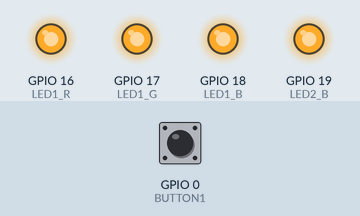
This program was run on a simulated ESP32. Shown: output pins drawn as LEDs (lit = HIGH). Dashed ring = blinking. Inputs (shaded band) come from the test bench; at power-on: GPIO 0 (BUTTON1) HIGH.

Above: at 1.2 s.
1.3 s: GPIO 0 (BUTTON1) pulled LOW for 0.15 s
At 2.3 s:
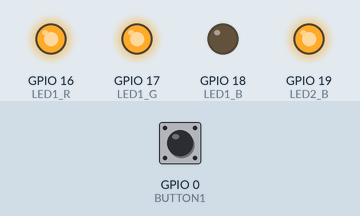
2.9 s: GPIO 0 (BUTTON1) pulled LOW for 1 s
At 6.8 s:
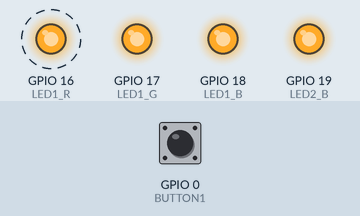
6.9 s: GPIO 0 (BUTTON1) pulled LOW for 3.2 s
At 7.7 s:
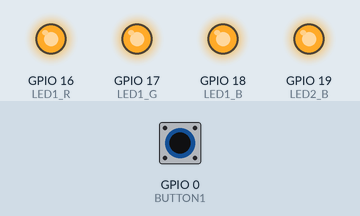
11.6 s: GPIO 0 (BUTTON1) pulsed LOW 2 times (0.12 s each, 0.3 s apart)
At 14.6 s:
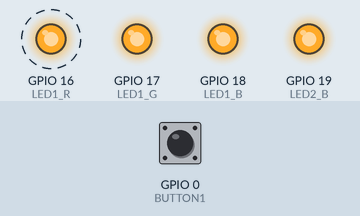
15.2 s: GPIO 0 (BUTTON1) pulsed LOW 5 times (0.12 s each, 0.3 s apart)
At 17.4 s:
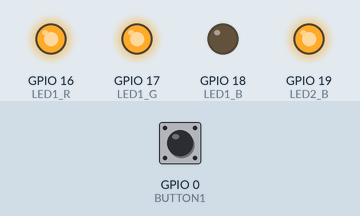
Timing chart, 0 to 18.9 s (numbered marks = the images above; inputs shaded):
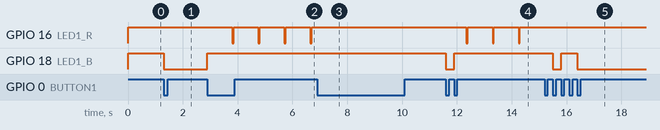

The program:

main.cpp
```cpp
/*
 * Name: Michael Ly
 * Date: September 24, 2021
 * Description: Polls an on-board button. The device boots up into
 *              the off state (no LEDs lit). On the depression of a switch
 *              on the dev board, the first LED color should light blue
 *              and be steady. On the depression of a switch a second time,
 *              the LED color should flash with an on time of 50ms and total
 *              cycle time of 1 second. The LED should remain flashing until
 *              the switch is depressed and the system returns to the off state
 *              of the state transitions.
 * Target: Espressif ESP32 dev board, TI MSP432401R
 * Additional Information:  Change the #if macro at the top of this module
 *                          to change which board you're using.
 * Supply Current Measurements
 * =============================
 * State 1:
 * State 2:
 * State 3:
 */

/* Libraries */
#include "main.h"
#include <Arduino.h>
#include <stdint.h>

// #define PRINT_TO_CONSOLE     (1)

/* TARGET SELECTION */
#if 1
    #define ESP32        (1)
#else
    #define MSP432401R   (1)
#endif

/* Target Initialization */
void setup() {
    Serial.begin(115200) ;
    pinMode(LED2_B, OUTPUT) ;
    pinMode(LED1_B, OUTPUT) ;
    pinMode(LED1_G, OUTPUT) ;
    pinMode(LED1_R, OUTPUT) ;
    pinMode(BUTTON1, INPUT_PULLUP) ;

    LED_init() ;                                                                            // Set all LEDs to OFF position
    button_state_old        = BUTTON_OFF ;                                                  // Default state of button is OFF
    buttonCount             = 0 ;                                                           // Accumulator for button presses
    previousMillis_Btn      = 0 ;
    previousMillis_Blink1   = 0 ;
    previousMillis_Blink2   = 0 ;

}

/* Main */
void loop() {
    button_state    = (Button_State_t)( digitalRead(BUTTON1) ) ;                            // Read button state and type cast read method
    buttonPress     = (button_state_old == BUTTON_OFF) && (button_state == BUTTON_ON) ;     // Flag that detects a button press

    currentMillis = millis() ;                                                              // Get the current time

    if (buttonPress) {
        debounceButton(currentMillis) ;                                                     // Debounce the button press

        #ifdef PRINT_TO_CONSOLE
            show_button_state_and_count(button_state, buttonCount) ;                        // Print button state and count to console
        #endif
    }

    if ( !(buttonCount % 3) ) {                                                             // Reset LEDs to OFF state
        LED_init() ;
        buttonCount = 0 ;
    }
    else if ( !(buttonCount % 2) ) {                                                        // Flash red LED ON for 50ms with 1s cycle
        change_to_state2(currentMillis) ;
    }
    else {
        change_to_state1() ;                                                                // Turn blue LED ON and keep at steady state
    }

    button_state_old = button_state ;                                                       // Keep track of last button state
}

////////////////////////////////////////////////////////////////////////////////////////////////////////////////////////////////////////////////
/* Function Definitions */

void LED_init(void) {                                                                       // This function turns all LEDs OFF
    blueLED2_state  = LED_OFF ;
    blueLED1_state  = LED_OFF ;
    greenLED_state  = LED_OFF ;
    redLED_state    = LED_OFF ;

    digitalWrite(LED2_B, blueLED2_state) ;
    digitalWrite(LED1_B, blueLED1_state) ;
    digitalWrite(LED1_G, greenLED_state) ;
    digitalWrite(LED1_R, redLED_state) ;
}
////////////////////////////////////////////////////////////////////////////////////////////////////////////////////////////////////////////////

void debounceButton(uint32_t currentMillis) {                                               // Debounces button presses
    if( (currentMillis - previousMillis_Btn) >= BUTTON_DEBOUNCE) {
        buttonCount++ ;
        previousMillis_Btn += BUTTON_DEBOUNCE ;
    }
}
////////////////////////////////////////////////////////////////////////////////////////////////////////////////////////////////////////////////

void change_to_state1(void) {                                                               // On every (3n+1) button press, turn the blue
    blueLED1_state  = LED_ON ;                                                              // LED to an ON steady state
    redLED_state    = LED_OFF ;

    digitalWrite(LED1_B, blueLED1_state) ;
    digitalWrite(LED1_R, redLED_state) ;
}
////////////////////////////////////////////////////////////////////////////////////////////////////////////////////////////////////////////////

void change_to_state2(uint32_t currentMillis) {                                             // On every (3n+2) button press, have the blue LED
    blueLED1_state  = LED_OFF ;                                                             // in the OFF position, but flash on the red LED
    digitalWrite(LED1_B, blueLED1_state) ;                                                  // for 50ms with total cycle time of 1s.

    if ( (currentMillis - previousMillis_Blink1) >= BLINK1_DELAY ) {                        // ON for 50ms
        redLED_state = LED_OFF ;
        digitalWrite(LED1_R, redLED_state) ;
        previousMillis_Blink1 += BLINK1_DELAY ;
    }
    if ( (currentMillis - previousMillis_Blink2) >= BLINK2_DELAY ) {                        // OFF for 950ms
        redLED_state = LED_ON ;
        digitalWrite(LED1_R, redLED_state) ;
        previousMillis_Blink2 += BLINK2_DELAY ;
    }
}
////////////////////////////////////////////////////////////////////////////////////////////////////////////////////////////////////////////////

void show_button_state_and_count(uint8_t button_state, uint8_t buttonCount) {               // Show the current button state and button count
    #if !defined(MSP432401R)
        /* ESP32 */
        Serial.printf("Button State: %u\n", button_state) ;
        Serial.printf("Button is pressed %u times\n", buttonCount) ;
    #else
        /* MSP432401R */
        Serial.print("Button State: ") ;
        Serial.println(button_state) ;
        Serial.print("Button is pressed ") ;
        Serial.print(buttonCount) ;
        Serial.println(" times") ;
    #endif
}
```

main.h
```cpp
#ifndef MAIN_H_
#define MAIN_H_

#include <Arduino.h>

#if !defined(ESP32) && !defined(MSP432401R)
    #warning "No macros defined."
#endif

/* TARGET SELECTION */
#if !defined(MSP432401R)
    /* ESP32 PINS */
    uint8_t const LED2_B        = 19 ;
    uint8_t const LED1_B        = 18 ;
    uint8_t const LED1_G        = 17 ;
    uint8_t const LED1_R        = 16 ;
    uint8_t const BUTTON1       = 0 ;

    /* Enumerations and Structuress */
    typedef enum {                                                                              // LEDs are active LOW for ESP32
        LED_ON  = LOW ,
        LED_OFF = HIGH
    } LED_State_t ;
    typedef enum {                                                                              // Switches are active LOW
        BUTTON_ON  = LOW,
        BUTTON_OFF = HIGH
    } Button_State_t ;
#else
    /* MSP432 PINS */
    uint8_t const LED2_B        = 78 ;                                                          // LED2_B is actually yellow on MSP432
    uint8_t const LED1_B        = 77 ;
    uint8_t const LED1_G        = 76 ;
    uint8_t const LED1_R        = 75 ;
    uint8_t const BUTTON1       = 73 ;

    /* Enumerations and Structuress */
    typedef enum {                                                                              // LEDs are active HIGH for MSP432
        LED_ON  = HIGH ,
        LED_OFF = LOW
    } LED_State_t ;
    typedef enum {                                                                              // Switches are active LOW
        BUTTON_ON  = LOW,
        BUTTON_OFF = HIGH
    } Button_State_t ;
#endif

/* Constants */
uint8_t  const BUTTON_DEBOUNCE  = 150 ;
uint32_t const BLINK1_DELAY     = 50 ;
uint32_t const BLINK2_DELAY     = 950;

/* State Variables */
static LED_State_t      blueLED2_state ;                                                        // LED states
static LED_State_t      blueLED1_state ;
static LED_State_t      greenLED_state ;
static LED_State_t      redLED_state ;
static Button_State_t   button_state_old ;
static Button_State_t   button_state ;

static uint8_t          buttonCount ;                                                           // Buttons
uint8_t                 buttonPress ;

uint32_t                currentMillis ;                                                         // Timing
uint32_t                previousMillis_Btn ;
uint32_t                previousMillis_Blink1 ;
uint32_t                previousMillis_Blink2 ;

/* Function Prototypes */
void LED_init(void) ;
void debounceButton(uint32_t currentMillis) ;
void change_to_state1(void) ;
void change_to_state2(uint32_t currentMillis) ;
void show_button_state_and_count(uint8_t buttonPress, uint8_t buttonCount) ;

#endif /* MAIN_H_ */
```

Measured:
- after the input at 1.3 s, GPIO 18 (LED1_B): HIGH → LOW at once
- after the input at 2.9 s, GPIO 16 (LED1_R): alternates HIGH for 0.90 s and LOW for 0.05 s, starting after 0.90 s; GPIO 18 (LED1_B): LOW → HIGH at once
- after the input at 6.9 s, GPIO 16 (LED1_R): stops changing and stays HIGH
- after the input at 11.6 s, GPIO 16 (LED1_R): alternates HIGH for 0.90 s and LOW for 0.05 s, starting after 0.75 s; GPIO 18 (LED1_B): HIGH → LOW at once, → HIGH 0.30 s later
- after the input at 15.2 s, GPIO 16 (LED1_R): stops changing and stays HIGH; GPIO 18 (LED1_B): HIGH → LOW after 0.30 s, → HIGH 0.30 s later, → LOW 0.60 s later
